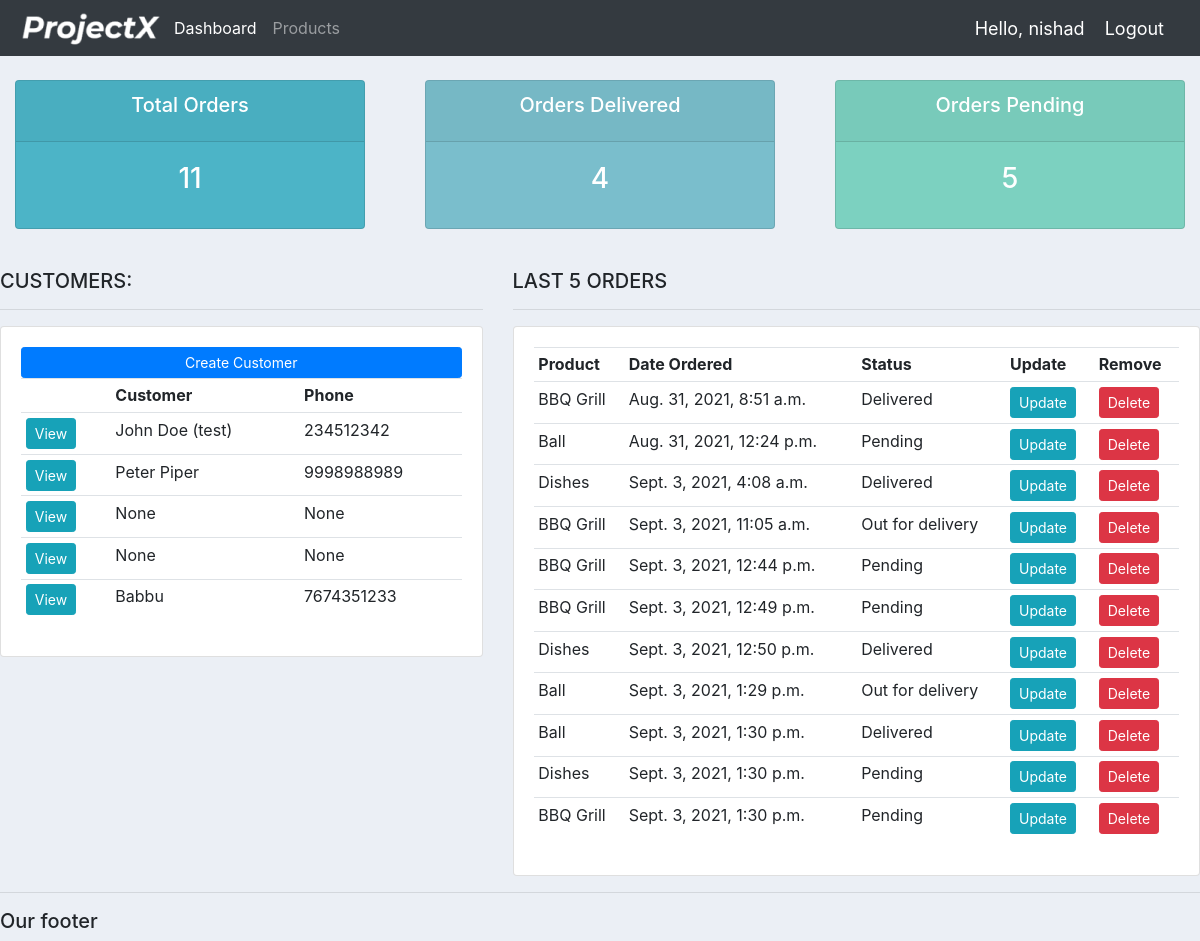
Before: / (signed in) with the older database file.
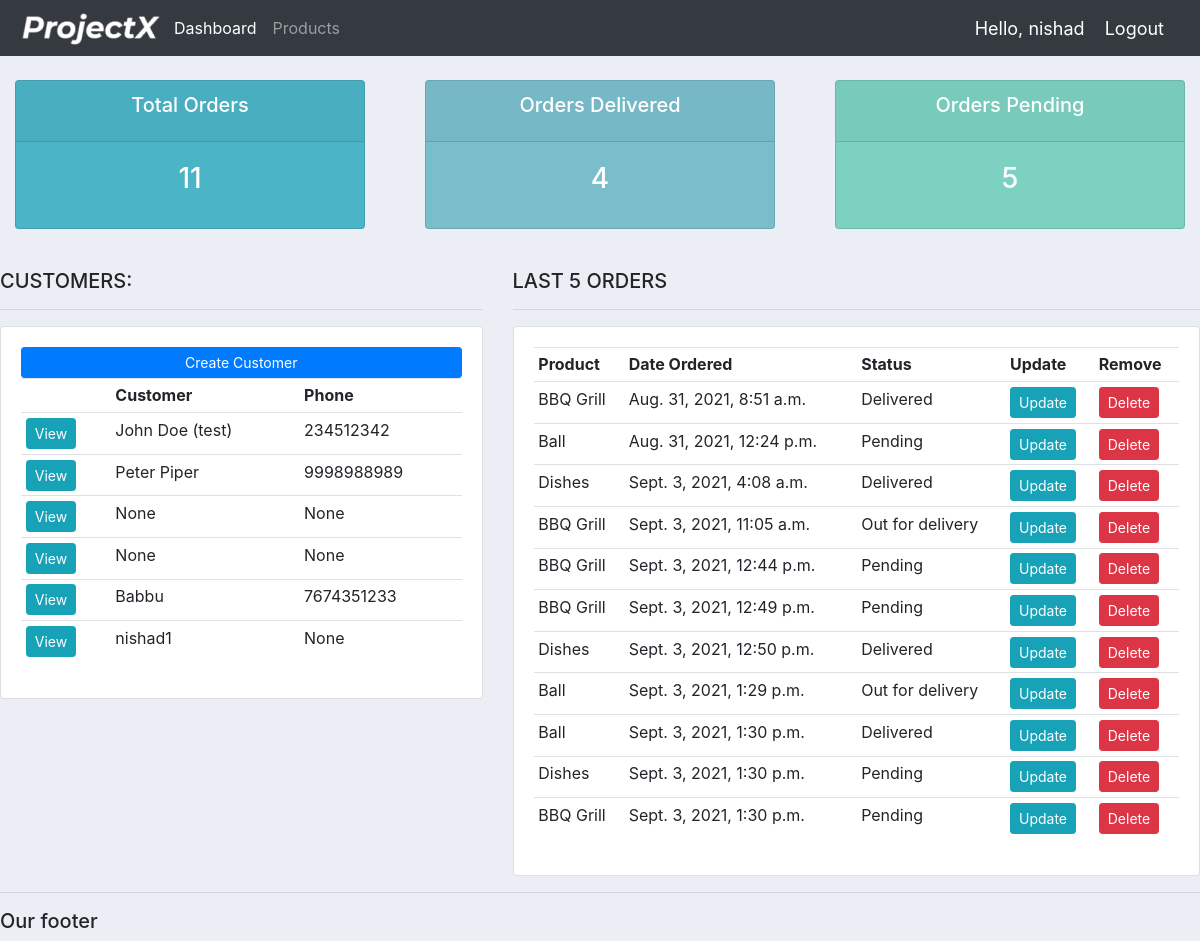
After: the same page with the newer database file.
### accounts/models.py (models this page shows, shortened)
class Customer(models.Model):
	user = models.OneToOneField(User, null=True, blank=True, on_delete=models.CASCADE)
	name = models.CharField(max_length=200, null=True)
	phone = models.CharField(max_length=200, null=True)
	email = models.CharField(max_length=200, null=True)
	profile_pic = models.ImageField(default="profile1.png", null=True, blank=True)
	date_created = models.DateTimeField(auto_now_add=True, null=True)

class Order(models.Model):
	STATUS = (
			('Pending', 'Pending'),
			('Out for delivery', 'Out for delivery'),
			('Delivered', 'Delivered')
			)
	customer = models.ForeignKey(Customer, null=True, on_delete= models.SET_NULL)
	product =	models.ForeignKey(Product, null=True, on_delete= models.SET_NULL)
	date_created = date_created = models.DateTimeField(auto_now_add=True, null=True)
	status = models.CharField(max_length=200, null=True, choices=STATUS)
	note = models.CharField(max_length=1000, null=True)

class Product(models.Model):
	CATEGORY = (
			('Indoor', 'Indoor'),
			('Out Door', 'Out Door')
		)
	name = models.CharField(max_length=200, null=True)
	price = models.FloatField(null=True)
	category =	models.CharField(max_length=200, null=True, choices=CATEGORY)
	description = models.CharField(max_length=200, null=True, blank=True)
	date_created = date_created = models.DateTimeField(auto_now_add=True, null=True)
	tags = models.ManyToManyField(Tag)
	def __str__(self):
		return self.name

### accounts/decorators.py (the view)
	def wrapper_func(request, *args, **kwargs):
		group = None
		if request.user.groups.exists():
			group = request.user.groups.all()[0].name
		if group == 'customer':
			return redirect('user-page')
		if group == 'admin':
			return view_func(request, *args, **kwargs)

### accounts/views.py (called while the page is built)
@login_required(login_url='login')
@admin_only
def home(request):
	orders = Order.objects.all()
	customers = Customer.objects.all()
	total_customers = customers.count()
	total_orders = orders.count()
	delivered = orders.filter(status='Delivered').count()
	pending = orders.filter(status='Pending').count()
	context = {'orders': orders,
			'customers': customers,
			'total_orders': total_orders,
			'total_customers': total_customers,
			'delivered': delivered,
			'pending': pending
			}
	return render(request, 'accounts/dashboard.html', context)

### accounts/templates/accounts/dashboard.html
{% extends 'accounts/main.html' %}
{% block content %}
{% include 'accounts/status.html' %}
<br>
<div class="row">
	<div class="col-md-5">
		<h5>CUSTOMERS:</h5>
		<hr>
		<div class="card card-body">
			<a class="btn btn-primary  btn-sm btn-block" href="">Create Customer</a>
			<table class="table table-sm">
				<tr>
					<th></th>
					<th>Customer</th>
					<th>Phone</th>
				</tr>
				{% for customer in customers %}
					<tr>
						<td><a class="btn btn-sm btn-info" href="{% url 'customer' customer.id %}">View</a></td>
						<td>{{customer.name}}</td>
						<td>{{customer.phone}}</td>
					</tr>
				{% endfor %}
			</table>
		</div>
	</div>
	<div class="col-md-7">
		<h5>LAST 5 ORDERS</h5>
		<hr>
		<div class="card card-body">
			<table class="table table-sm">
				<tr>
					<th>Product</th>
					<th>Date Ordered</th>
					<th>Status</th>
					<th>Update</th>
					<th>Remove</th>
				</tr>
				{% for order in orders %}
					<tr>
						<td>{{order.product}}</td>
						<td>{{order.date_created}}</td>
						<td>{{order.status}}</td>
						<td><a class="btn btn-sm btn-info" href="{% url 'update_order' order.id %}">Update</td>
						<td><a class="btn btn-sm btn-danger" href="{% url 'delete_order' order.id %}">Delete</td>
					</tr>
				{% endfor %}
			</table>
		</div>
	</div>
</div>
{% endblock %}

Changed rows visible on the page:
added Customer: name "nishad1", phone "None"
